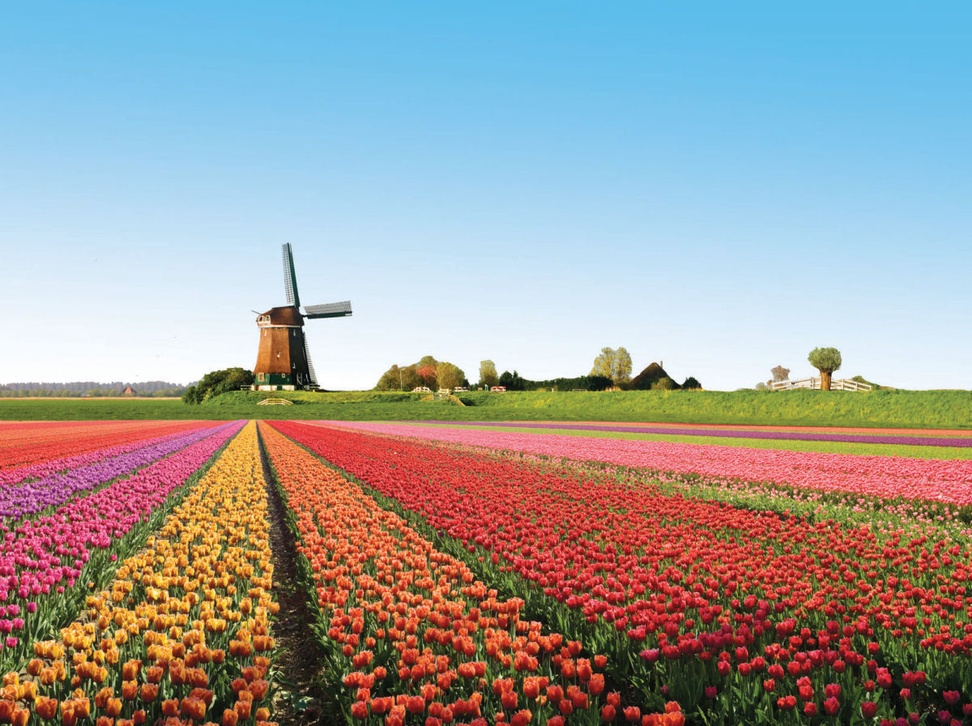
#> input picture 05/paisagemColorida.jpg, 972 x 726 px, shrunk from 1200 x 896 before the run, found by its file name
$ python 05.py
#> lines starting #> are read from the running program, lines starting #| are printed output that depends on the picture
import cv2 as cv
import numpy as np

imagemCinza = cv.imread('C:/enviroment/learningOpenCV/05/paisagemColorida.jpg', 0)
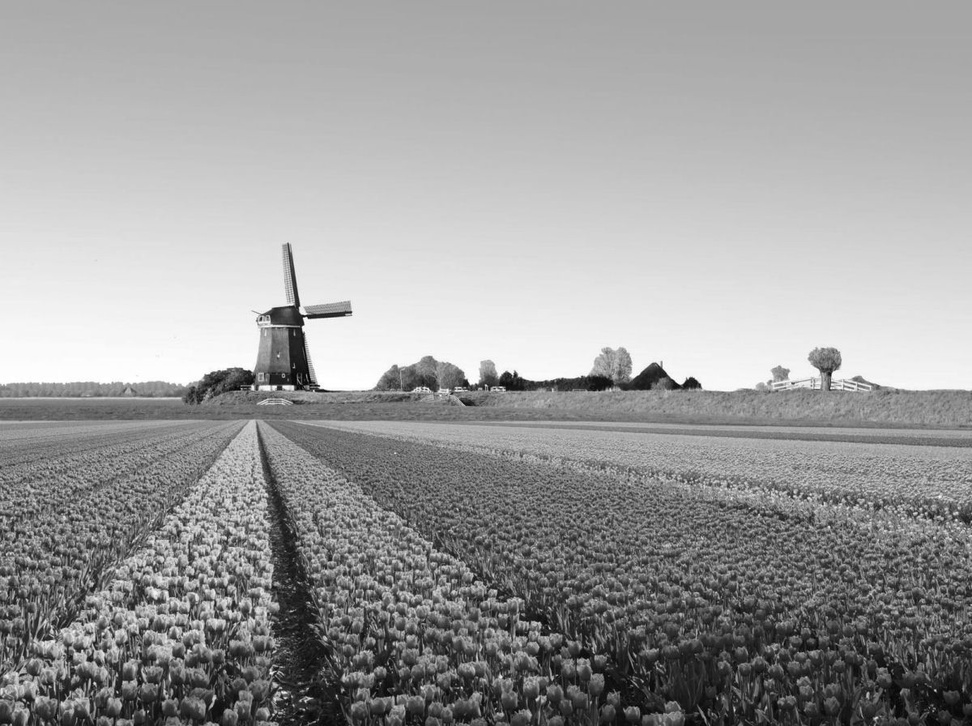
#> imagemCinza: shape (726, 972); min 0, max 255, mean 156.3
cv.imshow('Cinza', imagemCinza)

imagemBaixaMediaana = cv.medianBlur(imagemCinza, 25) #o tamanho de kernel deve ser impar pra existir o pixel do meio exato
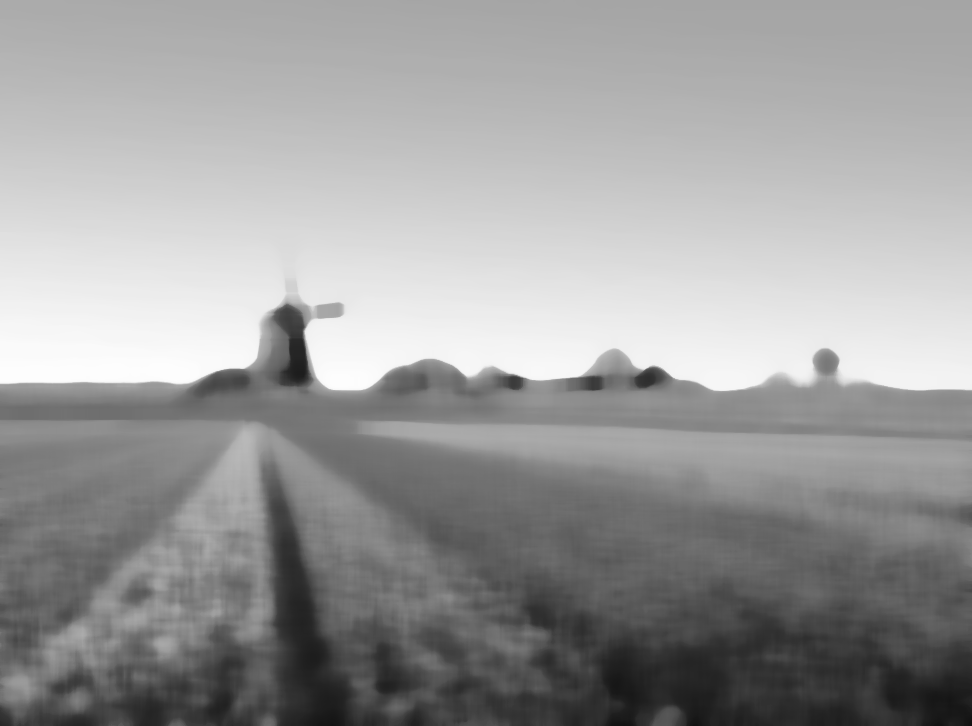
#> imagemBaixaMediaana: shape (726, 972); min 16, max 253, mean 155.9
cv.imshow('Baixa Mediana', imagemBaixaMediaana)

imagemComBlur = cv.blur(imagemCinza, (25, 25)) #ver os paametros do blur + reverconceito
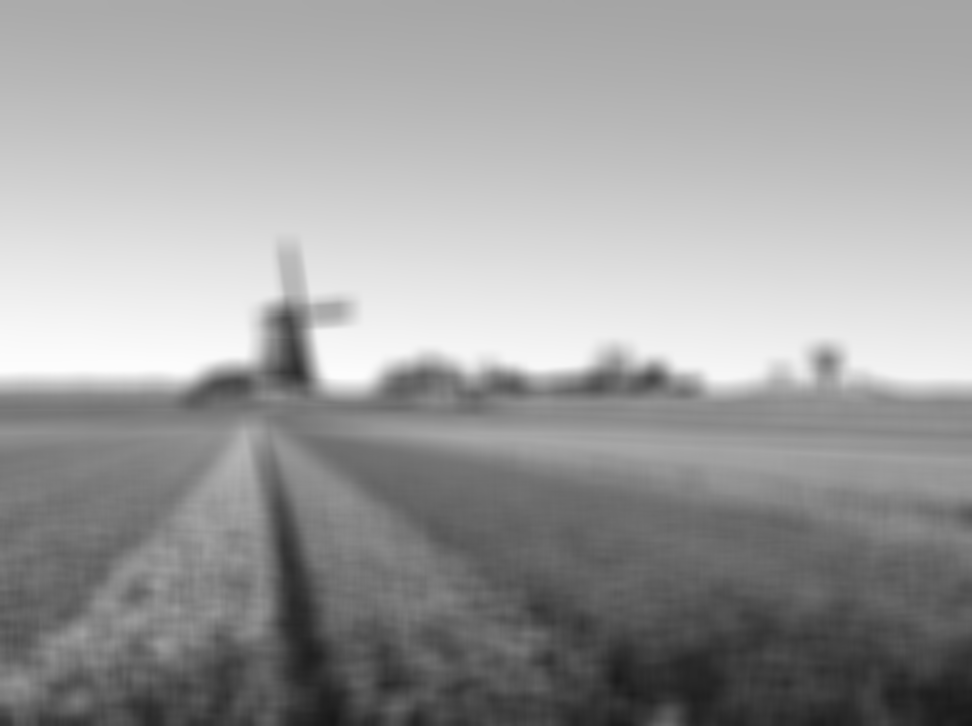
#> imagemComBlur: shape (726, 972); min 24, max 253, mean 156.3
cv.imshow('Blur', imagemComBlur)

cv.imwrite('C:/enviroment/learningOpenCV/05/paisagemCinza.jpg', imagemCinza)
cv.imwrite('C:/enviroment/learningOpenCV/05/paisagemBaixaMedianaa.jpg', imagemBaixaMediaana)
cv.imwrite('C:/enviroment/learningOpenCV/05/paisagemBlur.jpg', imagemComBlur)

cv.waitKey(0)
cv.destroyAllWindows()

#dif: medianBlur é kernel quadrado e blur pode ser assimétrico, blur é mais rápido, medianBlur é melhor pra remover ruido, blur é melhor pra suavizar a imagem

$ run again, with 05/imagemFlor.webp saved as 05/paisagemColorida.jpg
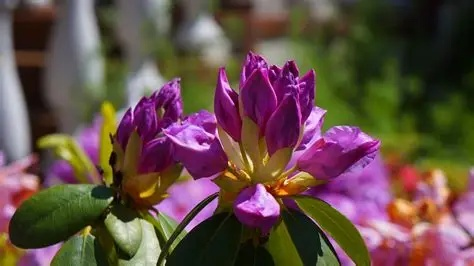
#> input picture 05/imagemFlor.webp, 474 x 266 px, found by its file name
#> `imagemCinza = cv.imread('C:/enviroment/learningOpenCV/05/paisagemColor..`:
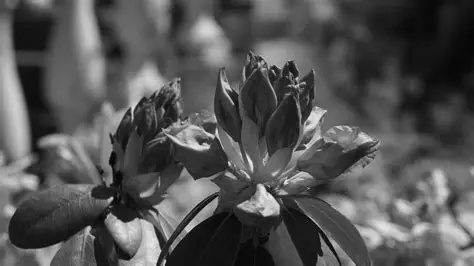
#> imagemCinza: shape (266, 474); min 0, max 239, mean 83.4
#> `imagemComBlur = cv.blur(imagemCinza, (25, 25))`:
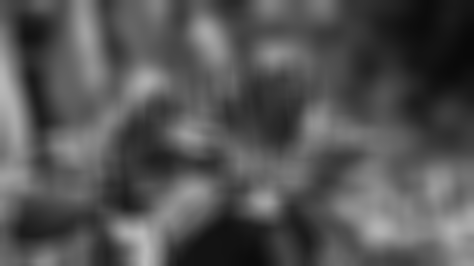
#> imagemComBlur: shape (266, 474); min 9, max 186, mean 83.4
